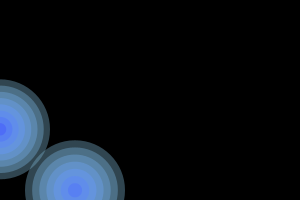
Frame 1 (no input)
Frame 60 (the mouse pressed at the canvas centre just before this capture): identical to frame 1, image omitted
Frame 120 (the mouse held since frame 60 and released just before this capture): identical to frame 1, image omitted

The Processing sketch that drew this single still picture (run headless with seeded random() and noise(); from frame 60 on, the mouse is pressed at the canvas centre):

// Processing sketch: circles_single
// ── circles_single.pde
/**
 * Functions.
 *
 * The drawTarget() function makes it easy to draw many distinct targets.
 * Each call to drawTarget() specifies the position, __size, and number of
 * rings for each target.
 */

boolean bg= true; //min:0 max:1
float h= 200; //min:0 max:360
float s = 40; //min:0 max:100
float b = 80; //min:0 max:100
float __op = 100; //min:0 max:100

int num_circles= 2; //min:1 max:6
int num_min= 4; //min:2 max:10
int num_max= 20; //min:10 max:30

float __pos= 0.25; //min:0.1 max:0.4
float __size= 100; //min:20 max:200

void setup() {
  size(300, 200);

  if (bg)   background(0);
  if (bg ==false) background(255);

  colorMode(HSB, 360, 100, 100);
  noStroke();


  for (int i = 0; i < num_circles; i++) {
    drawTarget(width * __pos * i, height * random(1), __size, int(random(num_min, num_max)));
  }
}

void draw() {
}

void drawTarget(float xloc, float yloc, float __size, int num) {
  float steps = __size/num;
  for (int i = 0; i < num; i++) {
    fill(h+(5*i), s+(5*i), b+(5*i), __op);
    ellipse(xloc, yloc, __size - i*steps, __size - i*steps);
  }
}
